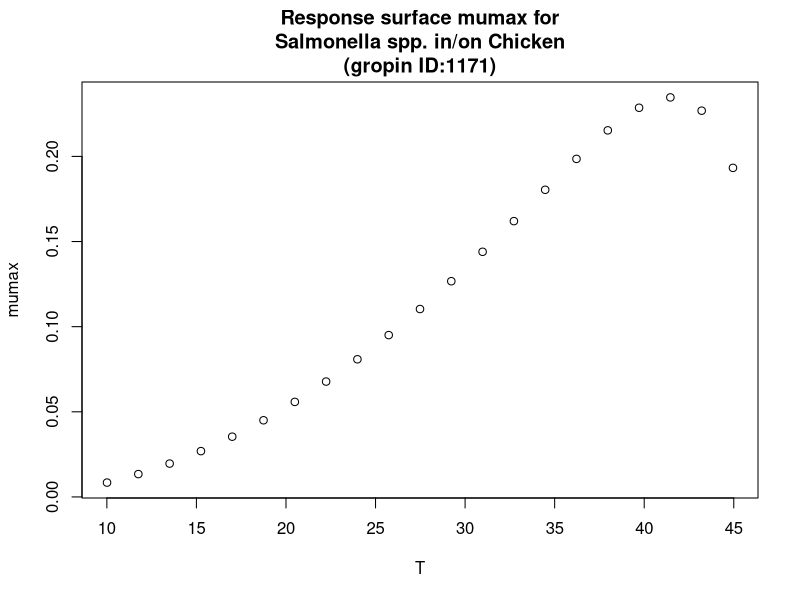

This figure's R source:
#############################
# start of Parameter script
#############################
T <- seq(10.01,44.955044955045,length.out=21)
#############################
# end of Parameter script
#############################
############################# 
# start of Model script Gropin ID 1171 
#############################
 
# constant coefficients for this model
 
variables <- data.frame(T)
argumentsPar <- expand.grid(variables)
 
# heart of the model
response_surface <- function(T) {
   mumax <-0.00019*((T-3.35)^2)*(1-exp(0.29*(T-48.01)))

return(mumax=mumax)
} 

# output parameters
responseSurface <- cbind(argumentsPar,response_surface(argumentsPar['T']))
colnames(responseSurface) <- c(colnames(argumentsPar),'mumax')
#############################
# End of Model script
#############################
############################# 
# start of Visualisation script Gropin ID 1171 
#############################
plot(T,responseSurface$'mumax',xlab='T',
                          ylab='mumax',main='Response surface mumax for
Salmonella spp. in/on Chicken
(gropin ID:1171)')
#############################
# End of Visualisation script
#############################
